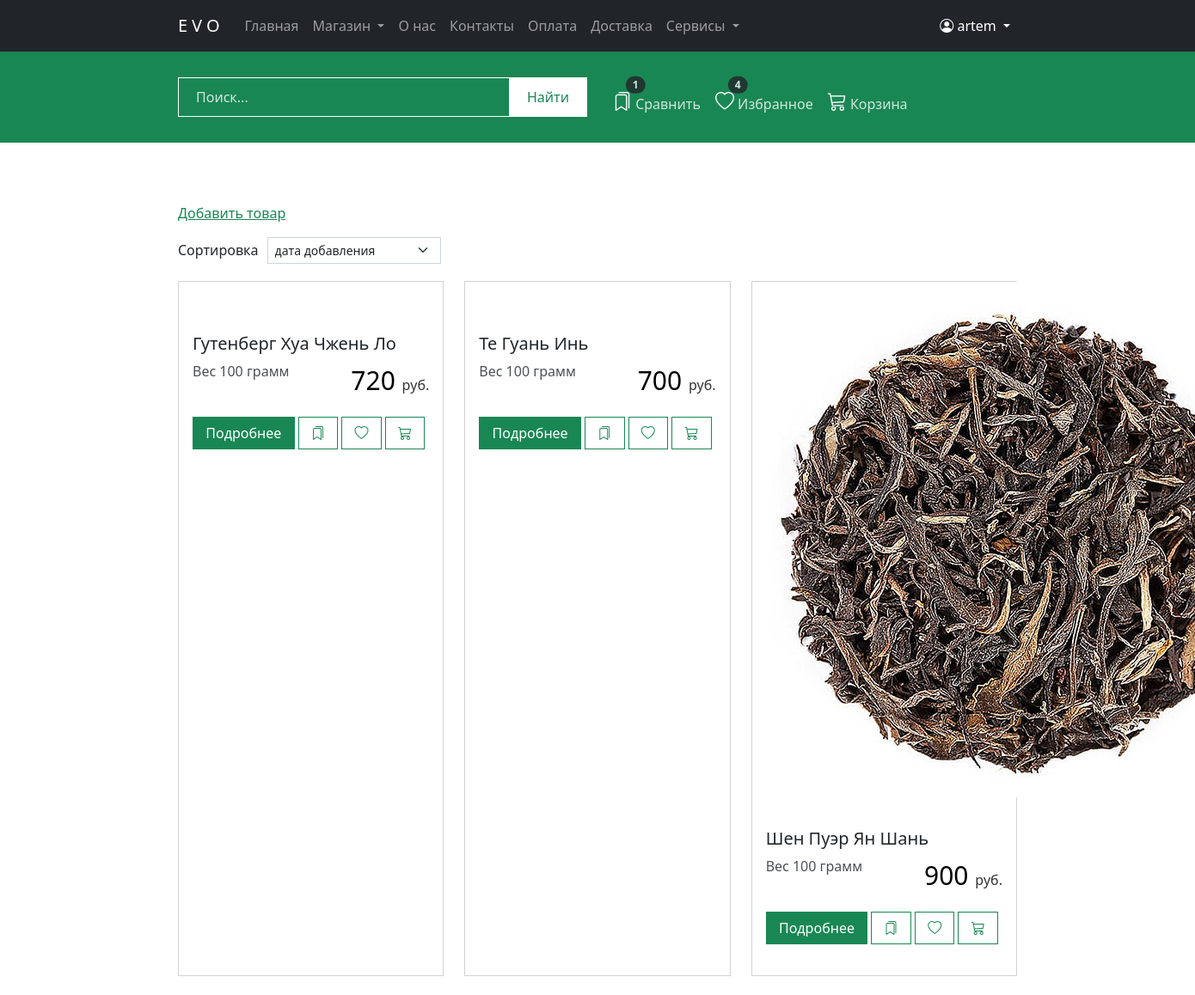
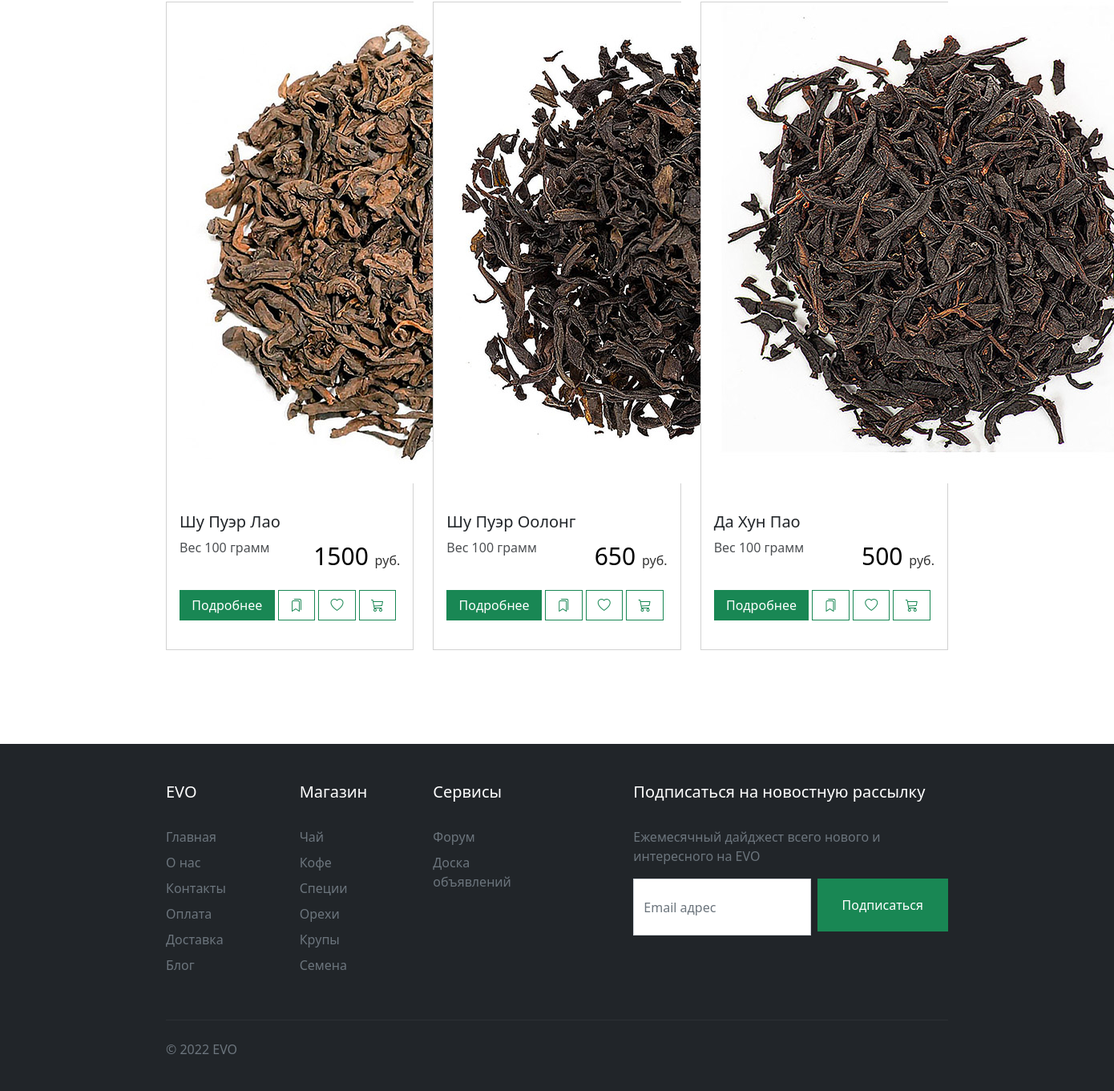
Page /catalog/tea/ (signed in) on the committed database (2 pictures, top to bottom).
### apps/core/models.py (models this page shows, shortened)
class Product(models.Model):
    class Meta:
        verbose_name = 'Товар'
        verbose_name_plural = 'Товары'
        index_together = (('id', 'slug'),)
        ordering = ('-created',)
    category = models.ForeignKey(Category, on_delete=models.CASCADE, related_name='products', verbose_name='Категория')
    name = models.CharField(max_length=50, db_index=True, verbose_name='Название')
    slug = models.SlugField(max_length=200, db_index=True, verbose_name="URL")
    desc = models.TextField(verbose_name='Описание')
    country = models.CharField(max_length=50, blank=True, null=True, default=None, verbose_name='Страна')
    town = models.CharField(max_length=50, blank=True, null=True, default=None, verbose_name='Город')
    year = models.CharField(max_length=50, blank=True, null=True, default=None, verbose_name='Год')
    volume = models.IntegerField(verbose_name='Вес, грамм')
    price = models.DecimalField(max_digits=10, decimal_places=0, verbose_name='Цена, руб')
    stock = models.PositiveIntegerField(verbose_name='Остаток на складе, штук')
    tag = models.CharField(max_length=100, blank=True, null=True, default=None, verbose_name='Метки')
    talk_forum = models.URLField(blank=True, null=True, default=None, verbose_name='Ссылка на форум')
    is_active = models.BooleanField(default=True, verbose_name="Активация товара")
    image = models.ImageField(upload_to='product/', verbose_name='Изображение обложки')
    created = models.DateTimeField(auto_now_add=True, verbose_name='Дата создания')
    updated = models.DateTimeField(auto_now=True, verbose_name='Дата изменения')

### apps/core/views.py (the view)
# urls.py: path('catalog/<slug:slug>/', views.CatalogView.as_view(), name='catalog'),
class CatalogView(ListView):
    model = Product
    template_name = 'core/catalog.html'
    def get_queryset(self):
        slug = self.kwargs['slug']
        object_list = Category.objects.get(slug=slug)
        object_list = object_list.products.filter(is_active=True)
        return object_list

### apps/cart/cart.py (called while the page is built)
    def __len__(self):
        return sum(item['quantity'] for item in self.cart.values())

### apps/cart/context_processors.py (called while the page is built)
def cart(request):
    return {'cart': Cart(request)}

### apps/templates/core/catalog.html (shortened to what this page needs)
{% extends 'layouts/base.html' %}
{% load static %}
{% block content %}
    <section id="prod" class="paddingTopBottom">
        <div class="container">
            <div class="row">
                <div class="col-md-4">
                    {% if user.is_superuser or user.is_staff %}
                        <p><a href="{% url 'add_product' %}">Добавить товар</a></p>
                    {% endif %}
                    {% if object_list %}
                    <div class="sort"><span>Сортировка</span>
                        <select class="form-select form-select-sm" aria-label="Сортировать">
                            <option selected>дата добавления</option>
                        </select>
                    </div>
                    {% endif %}
                </div>
            </div>
            <div class="row row-cols-1 row-cols-md-3 g-4">
                {% if object_list %}
                    {% for product in object_list %}
                        <div class="col">
                            <div class="card h-100">
                                {% if product.image %}
                                    <div class="fotorama" data-width="100%">
                                        <img src="{{ product.image.url }}" alt="">
                                    </div>
                                {% else %}
                                    <img src="{% static 'img/noimg.jpg' %}" alt="No image">
                                {% endif %}
                                <div class="card-body">
                                    <h5 class="card-title"><a href="{% url 'product' product.slug %}"
                                                              class="link-dark">{{ product.name }}</a></h5>
                                    <div class="volume"><span class="text">Вес {{ product.volume }} грамм</span></div>
                                    <div class="price float-end">{{ product.price }} <span class="text">руб.</span></div>
                                    <div class="btn-group" role="group">
                                        <a type="button" class="btn btn-success" href="{% url 'product' product.slug %}">Подробнее</a>
                                        <a type="button" class="btn btn-outline-success"><i class="bi bi-bookmarks"></i></a>
                                        <a type="button" class="btn btn-outline-success"><i class="bi bi-heart"></i></a>
                                        <a type="button" class="btn btn-outline-success"><i class="bi bi-cart3"></i></a>
                                    </div>
                                </div>
                            </div>
                        </div>
                    {% endfor %}
                {% else %}
                    <p>Товаров нет</p>
                {% endif %}
            </div>
        </div>
    </section>
{% endblock %}

### apps/templates/includes/navigation.html (shortened to what this page needs)
<nav id="navbar" class="navbar navbar-expand-lg navbar-dark bg-dark">
    <div class="container">
        <a class="navbar-brand" href="{% url 'main' %}">EVO</a>
        <div class="collapse navbar-collapse" id="navbarNav">
            <ul class="navbar-nav me-auto mb-2 mb-lg-0">
                <li class="nav-item">
                    <a class="nav-link" href="{% url 'main' %}">Главная</a>
                </li>
                <li class="nav-item dropdown">
                    <a class="nav-link dropdown-toggle" href="" id="navbarDropdownMenuLink1"
                       role="button"
                       data-bs-toggle="dropdown" aria-expanded="false">
                        Магазин
                    </a>
                </li>
                <li class="nav-item">
                    <a href="{% url 'about' %}" class="nav-link">О нас</a>
                </li>
                <li class="nav-item">
                    <a href="{% url 'contacts' %}" class="nav-link">Контакты</a>
                </li>
                <li class="nav-item">
                    <a href="#" class="nav-link">Оплата</a>
                </li>
                <li class="nav-item">
                    <a href="#" class="nav-link">Доставка</a>
                </li>
                <li class="nav-item dropdown">
                    <a class="nav-link dropdown-toggle" href="" id="navbarDropdownMenuLinkService"
                       role="button"
                       data-bs-toggle="dropdown" aria-expanded="false">
                        Сервисы
                    </a>
                </li>
            </ul>
            <div class="navbar-nav text-lg-end">
                <li class="nav-item dropdown">
                    <a class="nav-link dropdown-toggle text-white" href="" id="navbarDropdownMenuLink2"
                       role="button"
                       data-bs-toggle="dropdown" aria-expanded="false">
                        {% if user.is_authenticated %}
                            <i class="bi bi-person-circle"></i> {{ user.username }}
                        {% else %}
                            <i class="bi bi-person-circle"></i> Личный кабинет
                        {% endif %}
                    </a>
                </li>
            </div>
        </div>
    </div>
</nav>

### apps/static/css/style.css (style rules this page uses)
:root { --color-accent: #198754; }
@media (min-width: 1000px) { .container { max-width: 1000px; } }
h1, .h2, .h3, .h4, .h5, .h6, h1, h2, h3, h4, h5, h6 { margin-bottom: 2rem; }
.text, #home-tab-pane { opacity: .8; }
a, .btn-link { color: var(--color-accent); }
*, .rounded-3 { -webkit-border-radius: 0 !important; -moz-border-radius: 0 !important; border-radius: 0 !important; }
.paddingTopBottom { padding-top: 5%; padding-bottom: 5%; }
#navbar { padding-top: 10px; padding-bottom: 10px; }
#navbar .navbar-brand { letter-spacing: 5px; }
#prod .card-body .btn-group { margin-top: 20px; width: 100%; margin-bottom: 20px; }
#prod .btn-group a { margin-right: 5px; }
#prod .card-body a { text-decoration: none; }
#prod .price { font-size: 30px; color: black; opacity: 1; }
#prod .price span { font-size: initial; }
#prod .btn-group { margin-bottom: 20px; }
#prod .volume { display: inline-block; }
#prod .fotorama { margin-bottom: 20px; }
#prod .sort { margin-bottom: 20px; }
#prod .sort span { float: left; margin: 3px 10px 0 0; }
#prod .sort select { display: inline-block; width: auto; }

### rows in the picture
Product: name "Гутенберг Хуа Чжень Ло", volume "100", price "720"
Product: name "Те Гуань Инь", volume "100", price "700"
Product: image (picture), name "Шен Пуэр Ян Шань", volume "100", price "900"
Product: image (picture), name "Шу Пуэр Лао", volume "100", price "1500"
Product: image (picture), name "Шу Пуэр Оолонг", volume "100", price "650"
Product: image (picture), name "Да Хун Пао", volume "100", price "500"

### other values in the picture
{{ user.username }} "artem"
